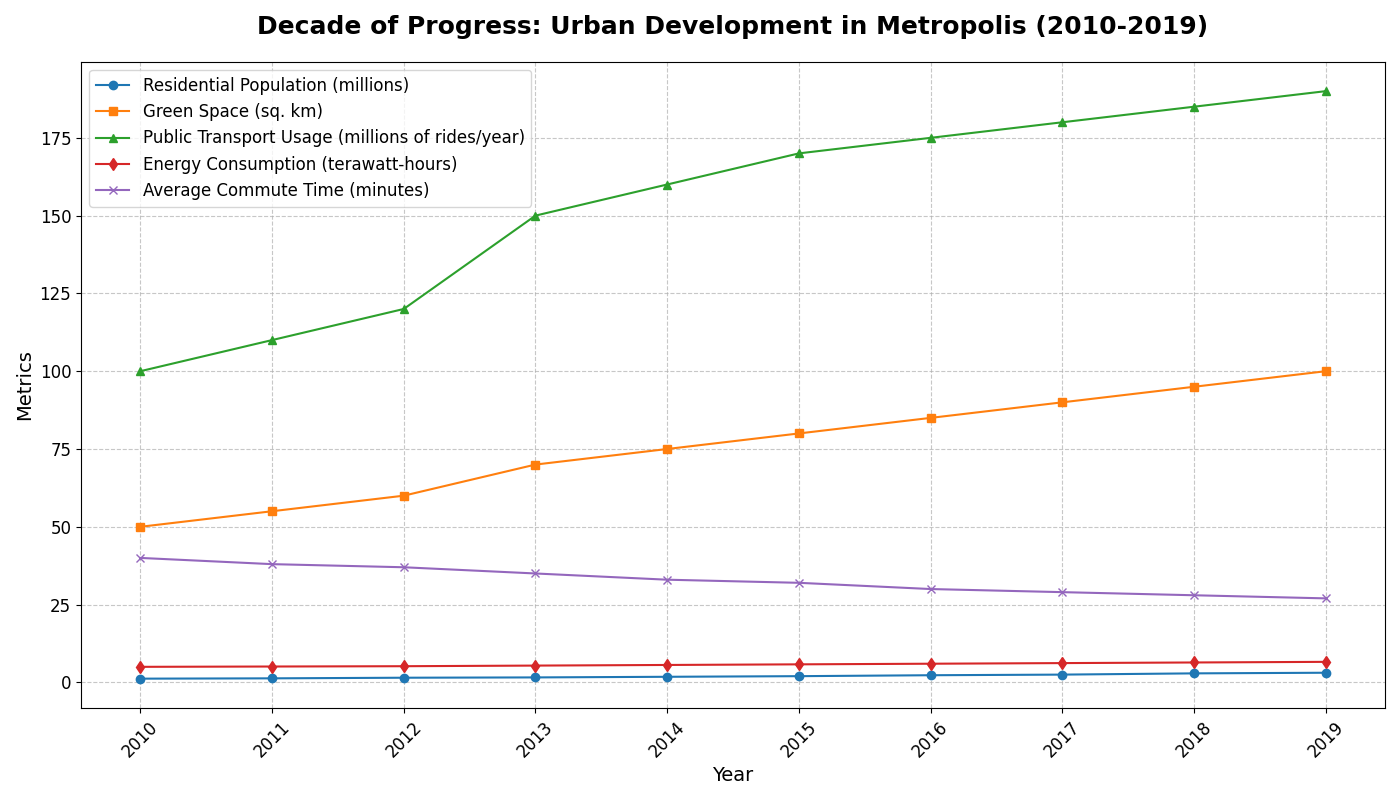

Write the Python code that produced this figure.
import matplotlib.pyplot as plt
import numpy as np

# Backstory:
# The city of Metropolis has been undergoing urban development for the last decade. 
# To track the progress, the Urban Development Department has been collecting data 
# on residential population growth, green space expansions, public transport usage, 
# energy consumption, and average commute times. This plot captures the evolution of these key metrics.

# Define years (for x-axis)
years = np.arange(2010, 2020)

# Data on various metrics
residential_population = [1.2, 1.3, 1.5, 1.6, 1.8, 2.0, 2.3, 2.5, 2.9, 3.1]
green_space = [50, 55, 60, 70, 75, 80, 85, 90, 95, 100]  # in square kilometers
public_transport_usage = [100, 110, 120, 150, 160, 170, 175, 180, 185, 190]  # in millions of rides/year
energy_consumption = [5.0, 5.1, 5.2, 5.4, 5.6, 5.8, 6.0, 6.2, 6.4, 6.6]  # in terawatt-hours
average_commute_time = [40, 38, 37, 35, 33, 32, 30, 29, 28, 27]  # in minutes

# Initialize the plot
fig, ax = plt.subplots(figsize=(14, 8))

# Plot the different metrics over the years
ax.plot(years, residential_population, marker='o', label='Residential Population (millions)')
ax.plot(years, green_space, marker='s', label='Green Space (sq. km)')
ax.plot(years, public_transport_usage, marker='^', label='Public Transport Usage (millions of rides/year)')
ax.plot(years, energy_consumption, marker='d', label='Energy Consumption (terawatt-hours)')
ax.plot(years, average_commute_time, marker='x', label='Average Commute Time (minutes)')

# Adding titles and labels
plt.title('Decade of Progress: Urban Development in Metropolis (2010-2019)', fontsize=18, fontweight='bold', pad=20)
plt.xlabel('Year', fontsize=14)
plt.ylabel('Metrics', fontsize=14)

# Adding a legend
plt.legend(loc='upper left', fontsize=12)

# Customizing x-ticks
plt.xticks(years, fontsize=12, rotation=45)

# Customizing y-ticks
plt.yticks(fontsize=12)

# Enabling grid for better readability
plt.grid(True, linestyle='--', alpha=0.7)

# Adjust layout for better presentation
plt.tight_layout()

# Display the plot
plt.show()
